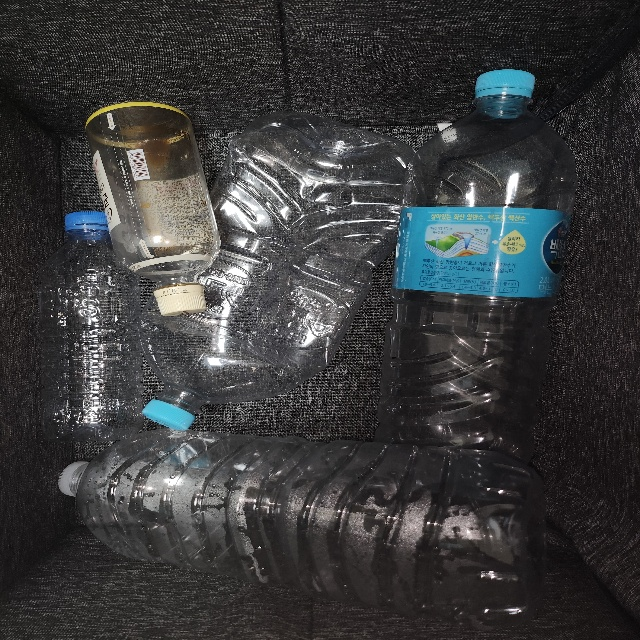
#> input picture model_test/best137.pt/125227.jpg, 640 x 640 px, given as the content of the folder model_test/src, which was not available
$ python detach.py
#> lines starting #> are read from the running program, lines starting #| are printed output that depends on the picture; after the words box and inside, x2 and y2 are one past the last pixel; in counts of white or black regions, pixels touching at a corner belong together; pictures that were not available may be replaced by others from this repository, and a replacement may not be noted
import cv2
import os
from tqdm import tqdm
import numpy as np

def combine_images(base_folder, src_path, output_folder_path, model_count):
    # parameters:
    # base_folder: model_test folder
    # src_path: the folder containing the base images
    # output_folder_path: the folder to save the combined images
    # model_count: the number of models to combine

#> called with base_folder = 'model_test', src_path = 'model_test/src', output_folder_path = 'model_test/combined', model_count = 6
    for image_name in tqdm(os.listdir(src_path)):

        # Open base image
        if image_name.endswith(".jpg"):
            image_name = image_name.split(".")[0]
            # Open the image
            base_image = cv2.imread(f"{src_path}/{image_name}.jpg")
#> base_image is the input picture: shape (640, 640, 3); mean B, G, R 59.8, 59.1, 57.9

            # Create a new blank image with the desired dimensions
            # the number of max width is 2,
            # so if the model_count is 6, the grid will be 2x3
            # and if the model_count is 7, the grid will be 2x4
            if(model_count % 2 == 0):
                grid_width = base_image.shape[1] * 2
#> grid_width = 1280
                grid_height = base_image.shape[0] * (model_count // 2)
#> grid_height = 1920
            else:
                grid_width = base_image.shape[1] * 2
                grid_height = base_image.shape[0] * ((model_count // 2) + 1)
            grid_image = np.zeros((grid_height, grid_width, 3), dtype=np.uint8)

            # Paste the base image into the grid
            grid_image[0:base_image.shape[0], 0:base_image.shape[1]] = base_image
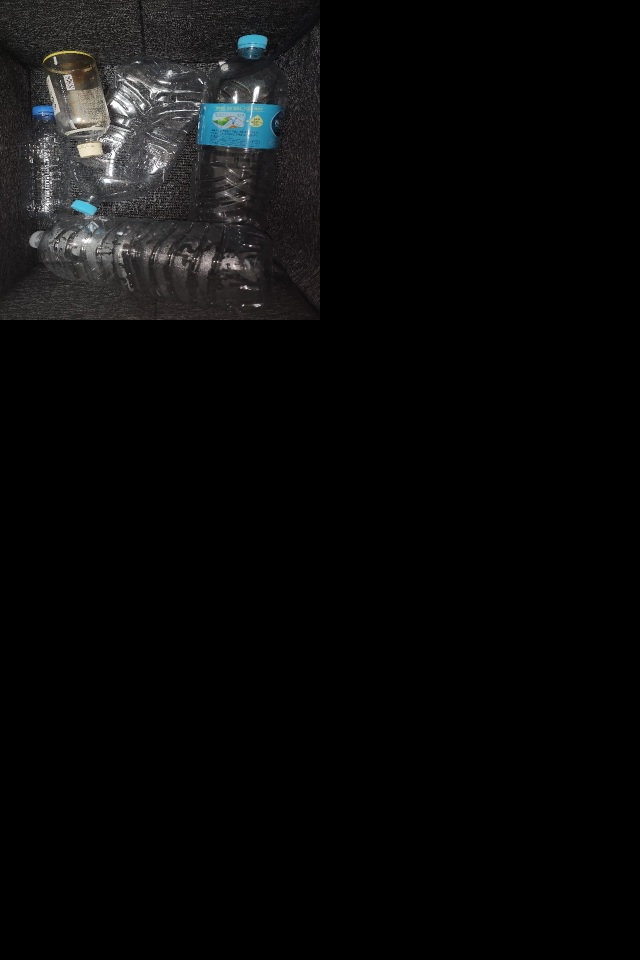
#> grid_image: shape (1920, 1280, 3) (shown at 1/2 size); mean B, G, R 10, 9.9, 9.6

            # for each directory in model_test folder that ends with .pt
            pos_cal = 1
            model_name_list = []
            pos_list = []
            for model_name in os.listdir(base_folder):
                if model_name.endswith(".pt"):
                    # Open the image
                    image = cv2.imread(f"{base_folder}/{model_name}/{image_name}.jpg")
                    # Resize the image to match the base image
                    image = cv2.resize(image, (base_image.shape[1], base_image.shape[0]))

                    # Paste the image into the grid
                    # Calculate the position based on pos_cal
                    if pos_cal % 2 == 1:
                        x = base_image.shape[1]
#> x = 640
                    else:
                        x = 0
                    y = base_image.shape[0] * (pos_cal // 2)
#> y = 0
                    model_name_list.append(model_name)
                    pos_list.append((x, y))
                    grid_image[y:y+base_image.shape[0], x:x+base_image.shape[1]] = image
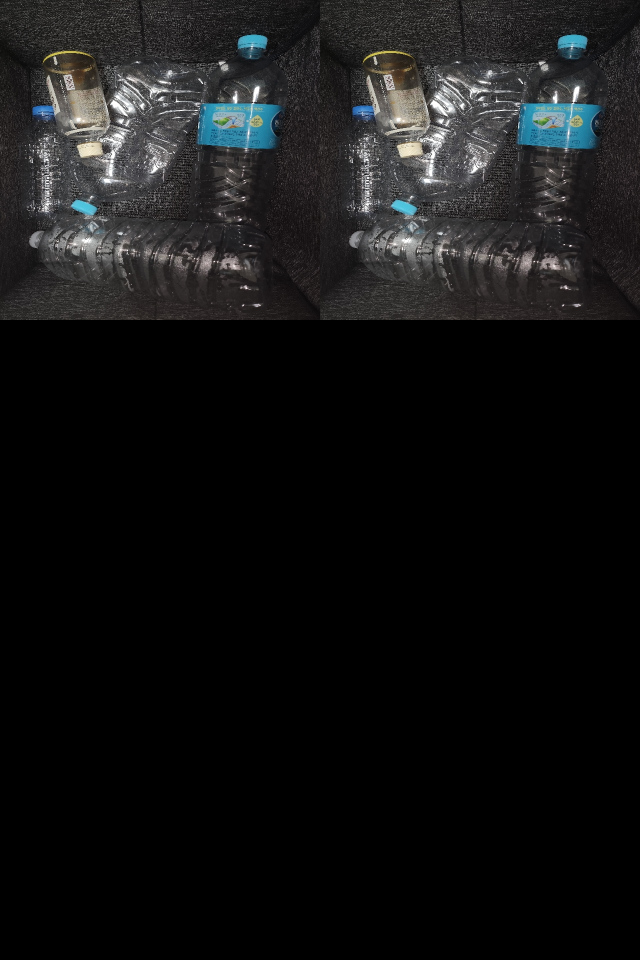
#> grid_image: shape (1920, 1280, 3) (shown at 1/2 size); 16.66% of pixels changed, all inside (x1, y1, x2, y2) = (640, 0, 1280, 640)

                    pos_cal += 1

            # Draw the model names on the grid
            # Draw the model names on the grid
            font = cv2.FONT_HERSHEY_SIMPLEX
#> font = 0
            for i in range(len(model_name_list)):
                # Draw a filled black rectangle as background for the text
                text_size = cv2.getTextSize(model_name_list[i], font, 5, 10)[0]
                cv2.rectangle(grid_image,
                            (pos_list[i][0], pos_list[i][1] + 10),
                            (pos_list[i][0] + text_size[0], pos_list[i][1] + text_size[1] + 10),
                            (0, 0, 0),
                            -1)
                # Draw the text
                cv2.putText(grid_image,
                            model_name_list[i],
                            (pos_list[i][0], pos_list[i][1] + text_size[1] + 10),
                            font,
                            5,
                            (255, 255, 255),
                            10,
                            cv2.LINE_AA)
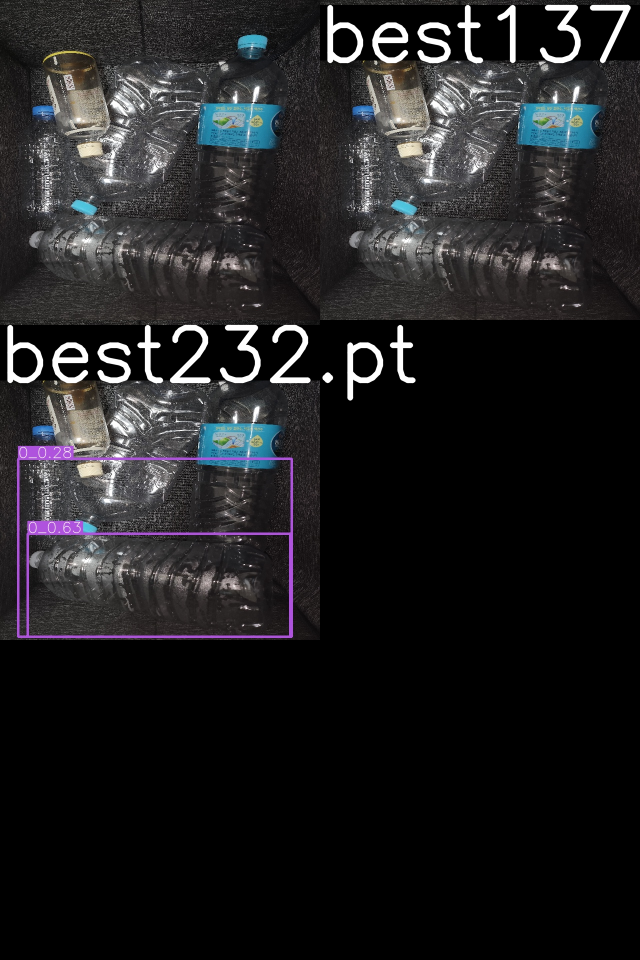
#> grid_image: shape (1920, 1280, 3) (shown at 1/2 size); 17.76% of pixels changed, all inside (x1, y1, x2, y2) = (0, 9, 1280, 1280)


        # Save the combined image to a specific location
        cv2.imwrite(f"{output_folder_path}/{image_name}_combined.jpg", grid_image)

combine_images(
    base_folder='model_test',
    src_path='model_test/src',
    output_folder_path='model_test/combined',
    model_count=6
)

$ run again, on model_test/best232.pt/125300.jpg
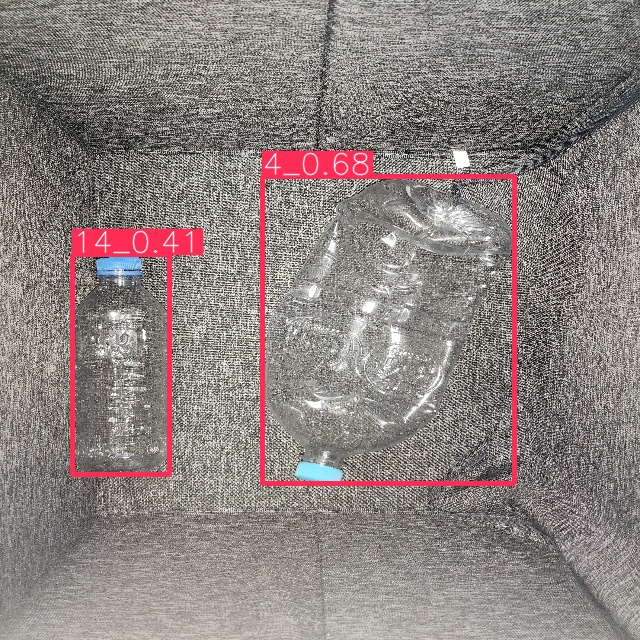
#> input picture model_test/best232.pt/125300.jpg, 640 x 640 px, given as the content of the folder model_test/src, which was not available
#> in combine_images, base_image is the input picture: shape (640, 640, 3); mean B, G, R 128.3, 131, 140.6
#> in combine_images, `grid_image[y:y+base_image.shape[0], x:x+base_image.shape[1]] = image`:
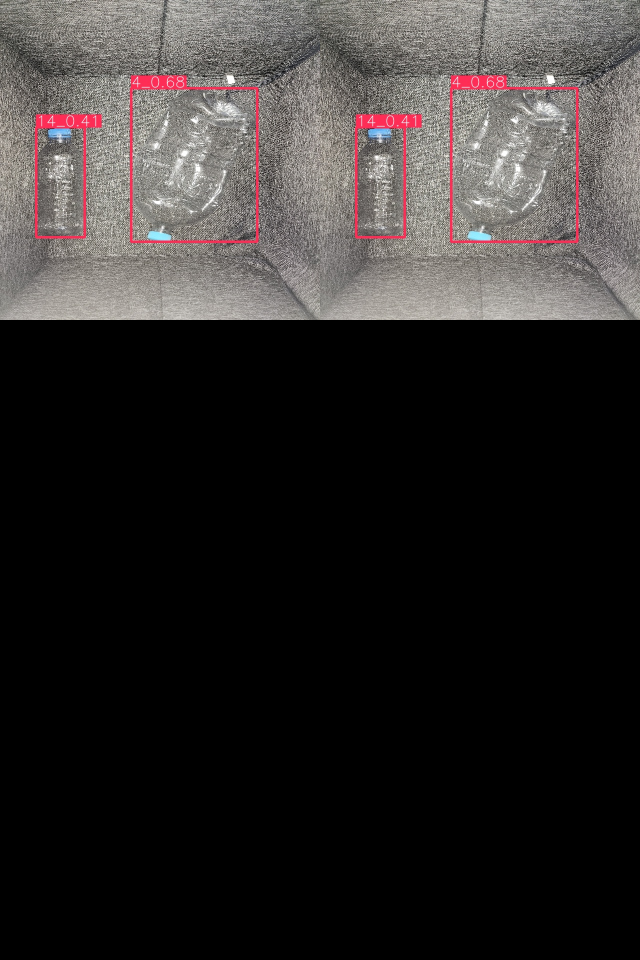
#> grid_image: shape (1920, 1280, 3) (shown at 1/2 size); mean B, G, R 42.8, 43.7, 46.9
#> font = 0
#> after the loop in combine_images, `for i in range(len(model_name_list)):`:
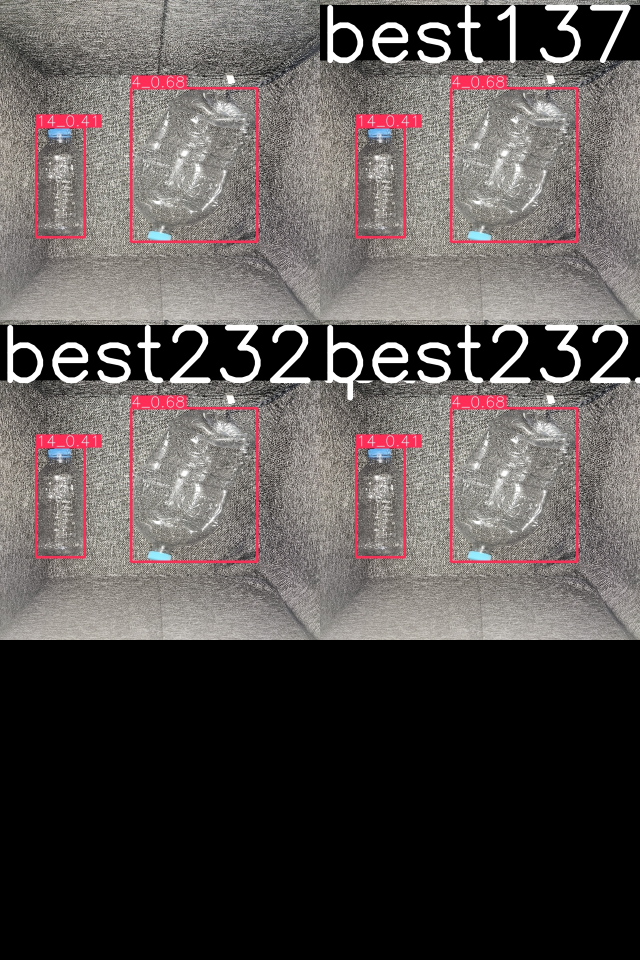
#> grid_image: shape (1920, 1280, 3) (shown at 1/2 size); mean B, G, R 80.6, 82.1, 88.3

$ run again, on model_test/best137.pt/125329.jpg
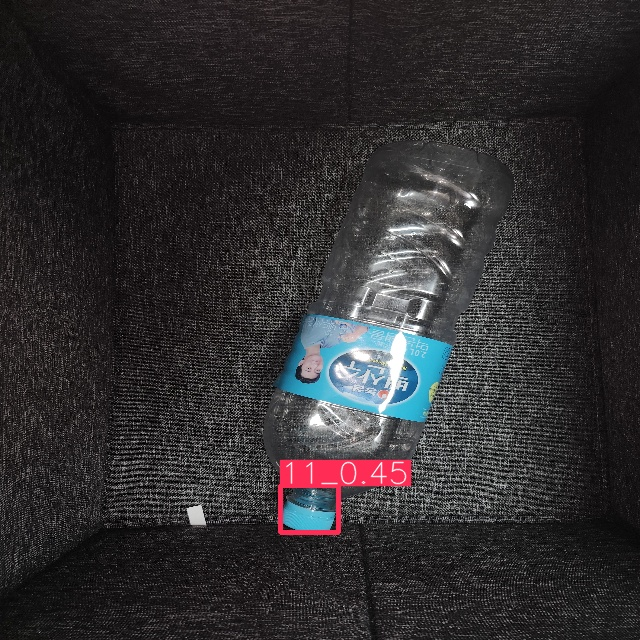
#> input picture model_test/best137.pt/125329.jpg, 640 x 640 px, given as the content of the folder model_test/src, which was not available
#> in combine_images, base_image is the input picture: shape (640, 640, 3); mean B, G, R 48, 46.3, 48.3
#> in combine_images, `grid_image[y:y+base_image.shape[0], x:x+base_image.shape[1]] = image`:
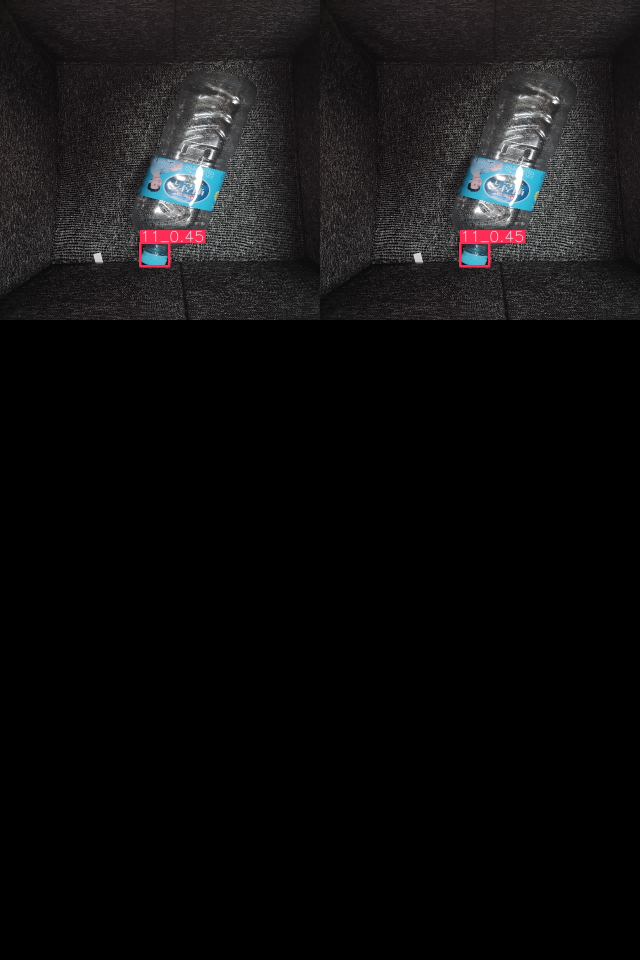
#> grid_image: shape (1920, 1280, 3) (shown at 1/2 size); mean B, G, R 16, 15.4, 16.1
#> font = 0
#> after the loop in combine_images, `for i in range(len(model_name_list)):`:
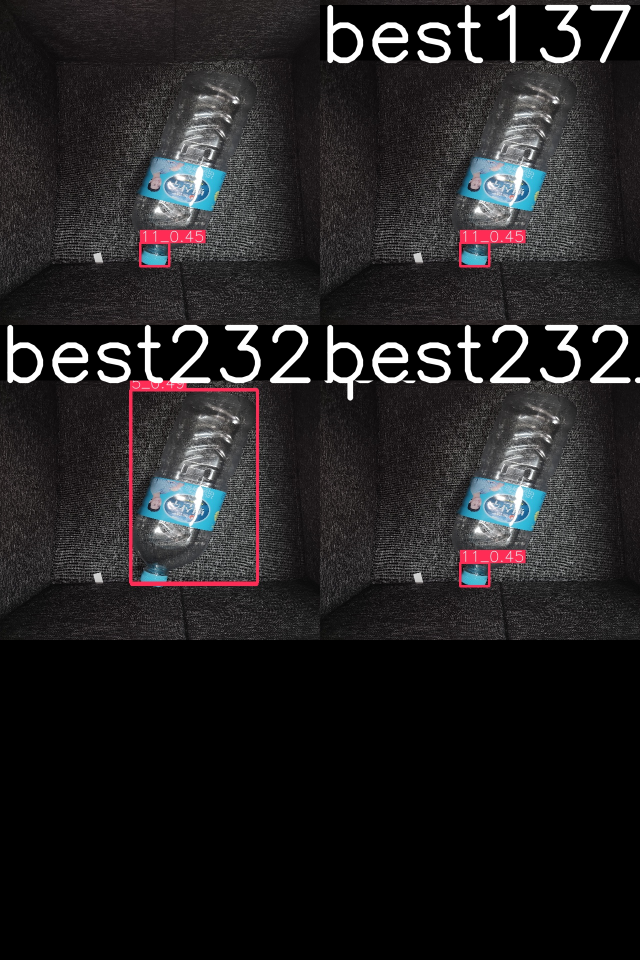
#> grid_image: shape (1920, 1280, 3) (shown at 1/2 size); mean B, G, R 35.3, 34.2, 35.7
